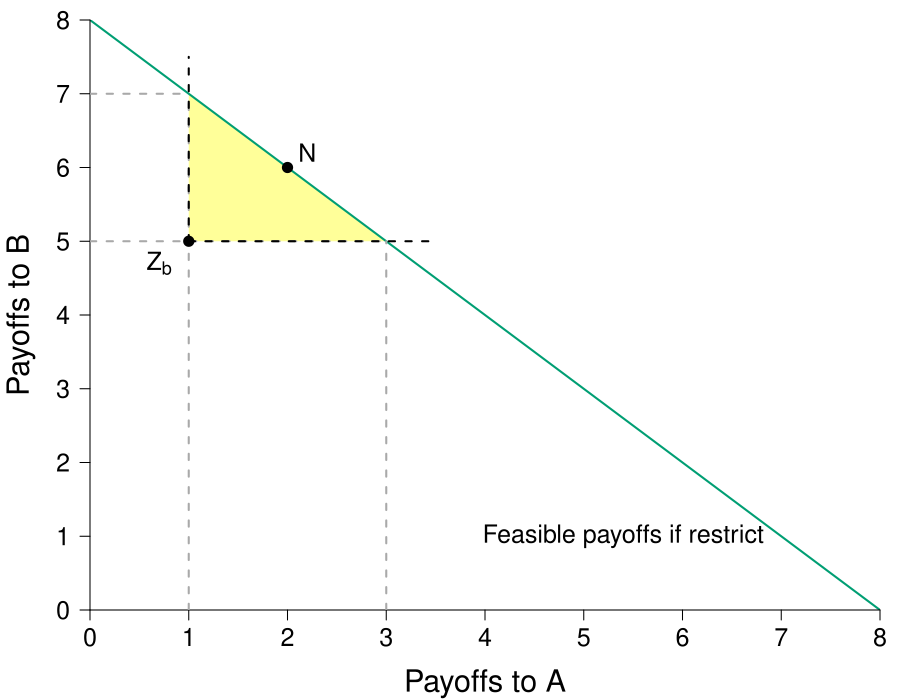

This figure's R source:
require(ggplot2)
require(shape)
require(plotrix)

pdf(file = "what_can_markets_do/coase_bargaining_initial_right_B.pdf", width = 9, height = 7)

#Set parameters for graphics
namesize <- 1.3
pointsize <- 1.8
axislabelsize <- 1.8
labelsize <- 1.5
namesize <- 1.8
annotatesize <- 1.5
graphlinewidth <- 2
segmentlinewidth <- 1.5



#Colors
COL <- c("#7fc97f", "#beaed4", "#fdc086", "#ffff99", "#386cb0", "#f0027f", "#bf5b17", "#666666")
COLA <- c("#99d8c9","#66c2a4","#41ae76", "#238b45", "#005824")
COLB <- c("#4eb3d3", "#2b8cbe", "#0868ac","#084081")
grays <- gray.colors(25, start = 1, end = 0)
CBCols <- c("#009E73","#0072B2","#E69F00","#CC79A7", "#F0E442")

upf <- function(ub) {
  8 - ub
}


uA <- function(xA, yA, alpha = 1/2){
  ((xA)^alpha)*((yA)^(1 - alpha))
}


par(mar =  c(4.5, 4.5, 1, 1))
xlims <- c(0, 8)
ylims <- c(0, 8)


plot(0, 0, xlim = xlims, ylim = ylims, type = "n",
     xlab = "",
     ylab = "",
     xaxt = "n", 
     yaxt = "n", 
     cex.lab = axislabelsize, 
     bty = "n",
     xaxs="i", 
     yaxs="i")

npts <- 500 
npts2 <- 501
#Specify the sequences of points for graphing. 
xx1 <- seq(xlims[1], xlims[2], length.out = npts)
xx2 <- seq(xlims[1], xlims[2], length.out = npts)
xx3 <- seq(xlims[1], xlims[2], length.out = npts2)

text(0.5*xlims[2], -1, expression(paste("Payoffs to A")), xpd = TRUE, cex = axislabelsize) 
text(-0.7, 0.5*ylims[2], expression(paste("Payoffs to B")), xpd = TRUE, cex = axislabelsize, srt = 90) 


#polygons
xpoly1 <- c(1,3,1)
ypoly1 <- c(5,5,7)
polygon(x = xpoly1, y = ypoly1, col=COL[4], density=NULL, border = NA)


#Draw the lines for the graphs
lines(xx1, upf(xx1), col = CBCols[1], lwd = graphlinewidth)

#Customize ticks and labels for the plot
ticksy <- seq(from = ylims[1], to = ylims[2], by = 1)
ylabels <- seq(from = ylims[1], to = ylims[2], by = 1)
ticksx <- seq(from =  xlims[1], to = xlims[2], by = 1)
xlabels <- seq(from = xlims[1], to = xlims[2], by = 1)
axis(1, at = ticksx, pos = 0, labels = xlabels, cex.axis = labelsize)
axis(2, at = ticksy, pos = 0, labels = ylabels, las = 1, cex.axis = labelsize)


#segments:
#segments(4,  0, 4, 4, lty = 2, col = "darkgray", lwd = 2)
#segments(0, 4, 4, 4, lty = 2, col = "darkgray", lwd = 2)

segments(3,  0, 3, 5, lty = 2, col = "darkgray", lwd = 2)
segments(0, 5, 3, 5, lty = 2, col = "darkgray", lwd = 2)

segments(1,  0, 1, 7, lty = 2, col = "darkgray", lwd = 2)
segments(0, 7, 1, 7, lty = 2, col = "darkgray", lwd = 2)

segments(1,  5, 3.5, 5, lty = 2, col = "black", lwd = 2)
segments(1, 5, 1, 7.5, lty = 2, col = "black", lwd = 2)

#points:
#points(4,  4, pch = 16, col = "black", cex = 1.5)
#text(4-0.3,  4-0.3, expression(Z[a]), cex = annotatesize)

points(1, 5, pch = 16, col = "black", cex = 1.5)
text(1 - 0.3, 5 - 0.3, expression(Z[b]), cex = annotatesize)

points(2, 6, pch = 16, col = "black", cex = 1.5)
text(2+0.2, 6+0.2, expression(N), cex = annotatesize)

#label
text(5.4, 1, expression("Feasible payoffs if restrict"), cex = annotatesize)

dev.off()
